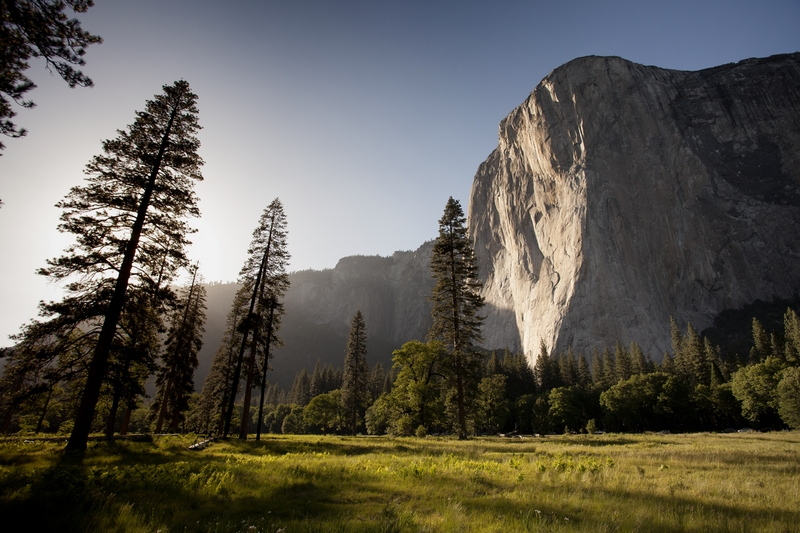
#> input picture images/adam_kool_el_capitan.jpeg, 800 x 533 px
$ jupyter execute reducing_ab_color_space_demo.ipynb   (shell and % lines are left out)   (older library calls are emulated)
#> lines starting #> are read from the running program, lines starting #| are printed output that depends on the picture
# Reducing the ab color space

As part of the inroductory theory, it was already mentioned that trying to colorize a black and white image using sheer mean error loss approximation, might lead to B&W images turning sepia. Have a look at one of [Ryan Dahl's](http://tinyclouds.org/colorize/) unsuccessful attempts:

The photo in the middle is the result of the automatic colorization. The photo on the right was colorized by a human expert.

Photos have a high dimensionality when it comes to colors. Thus, turning the problem of colorizazion from regression to classification might be a problem. Let's do some basic math, assuming we have a 512x512 image:

[cell 1]
512 * 512 * 256 * 256 * 256

That's a lot of classes! Even turning the RGB into Lab, taking the **L** layer away as our input, and only focusing on **a** and **b** layers, won't help much:

[cell 2]
512 * 512 * 256 * 256

We have to reduce the feature space by as much as one more dimension. Turns out that by quantizing the **ab** feature space to a 10x10 grid, we can reduce overall feature space by at least 100 times, without affacting the overall image quality much. Let's see how this works:

[cell 3]
import matplotlib.cm as cm
import matplotlib.pyplot as plt
import numpy as np
import sklearn.neighbors as nn
from PIL import Image, ImageOps
from matplotlib.pyplot import imshow, imsave
from skimage.color import lab2rgb, rgb2lab

[cell 4]
def load_and_resize_image(image_path, target_size=None) -> Image:
    '''
    # Returns
    # The loaded and resized PIL image
    '''
#> called with image_path = 'images/adam_kool_el_capitan.jpeg', target_size = (512, 512)
    img = Image.open(image_path)
#> img is the input picture: PIL image 800x533 RGB; mean R, G, B 94.4, 91.1, 82.3

    if target_size is None:
        return img
    else:
        return ImageOps.fit(img, target_size, Image.ANTIALIAS)
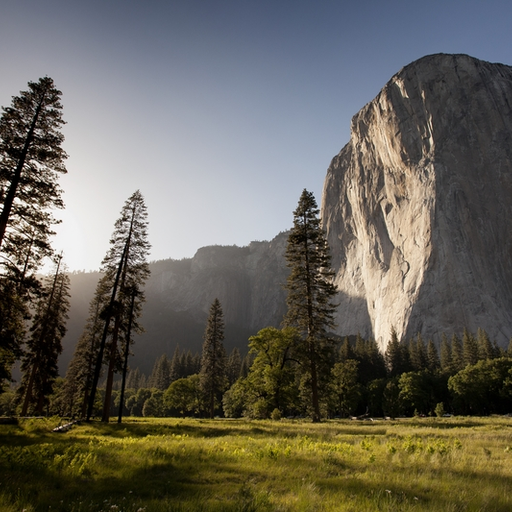
#> returned value: PIL image 512x512 RGB; mean R, G, B 102.4, 99.2, 89.5

[cell 5]
# photo source: https://unsplash.com/photos/ndN00KmbJ1c
image = load_and_resize_image('images/adam_kool_el_capitan.jpeg', target_size=(512, 512))

def quantize_image_to_grid_lab(image, grid_size):
#> called with grid_size = 10
    lab_image = rgb2lab(image)
#> lab_image: shape (512, 512, 3) float64; mean of channels 0, 1, 2 41, 0.5, 5.9
    l_channel = lab_image[:, :, 0]
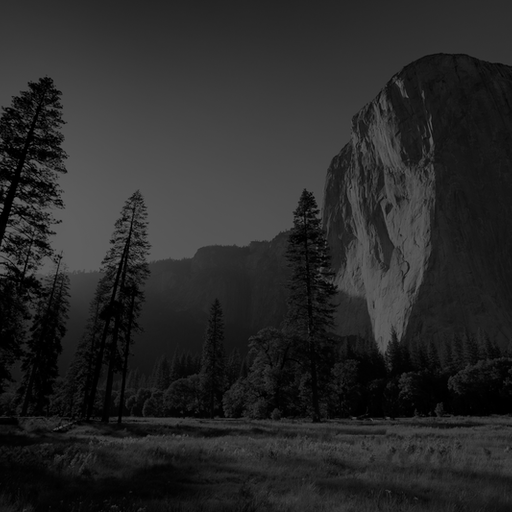
#> l_channel: shape (512, 512) float64; min 0, max 100, mean 41
    ab_channels = lab_image[:, :, 1:]
    ab_channels = np.round(ab_channels)
    ab_channels = ab_channels - (ab_channels % grid_size)
    ab_channels
    lab_image[:, :, 1:] = ab_channels
#> lab_image: shape (512, 512, 3) float64; mean of channels 0, 1, 2 41, -2.3, 1.8

    return lab_image

def quantize_image_to_grid(image, grid_size):
    return lab2rgb(quantize_image_to_grid_lab(image, grid_size))
#> returned value: shape (512, 512, 3) float64

image

[cell 6]
imshow(quantize_image_to_grid(image=image, grid_size=10))

[cell 7]
imshow(quantize_image_to_grid(image=image, grid_size=20))
#> call 2 of quantize_image_to_grid, with grid_size = 20
#> in quantize_image_to_grid_lab (call 2), `lab_image[:, :, 1:] = ab_channels`: lab_image: shape (512, 512, 3) float64; mean of channels 0, 1, 2 41, -4.6, -2.2
#> in quantize_image_to_grid (call 2), `return lab2rgb(quantize_image_to_grid_lab(image, grid_size))`:
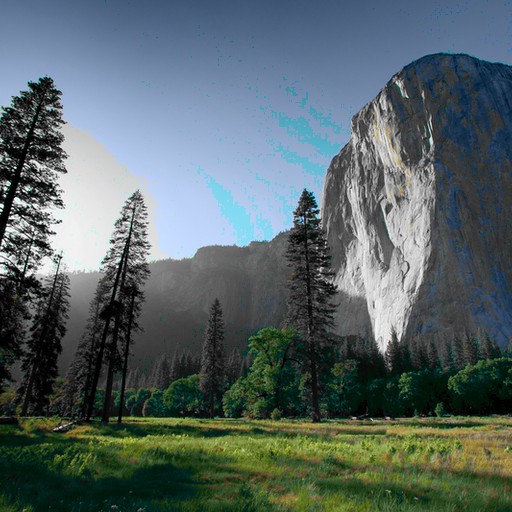
#> returned value: shape (512, 512, 3) float64; mean of channels 0, 1, 2 0.343, 0.4, 0.406; drawn as R, G, B

[cell 8]
imshow(quantize_image_to_grid(image=image, grid_size=30))
#> call 3 of quantize_image_to_grid, with grid_size = 30
#> in quantize_image_to_grid_lab (call 3), `lab_image[:, :, 1:] = ab_channels`: lab_image: shape (512, 512, 3) float64; mean of channels 0, 1, 2 41, -6.9, -6.5
#> in quantize_image_to_grid (call 3), `return lab2rgb(quantize_image_to_grid_lab(image, grid_size))`:
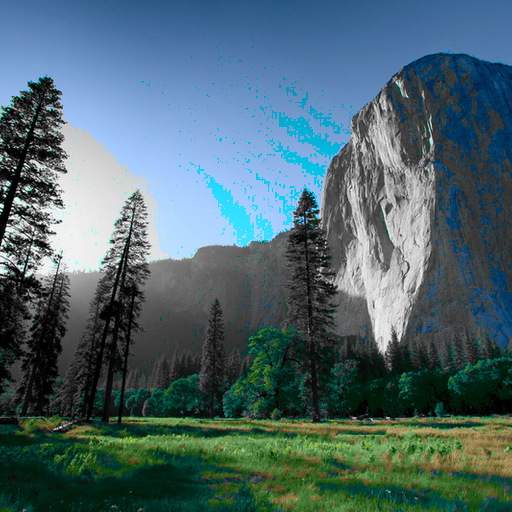
#> returned value: shape (512, 512, 3) float64; mean of channels 0, 1, 2 0.302, 0.405, 0.432; drawn as R, G, B

As you can see quantizing to a grid of 30, leads to a significant visual color loss, but 10 is pretty much fine.

Let's see how this works, and if we could possibly reduce the color space even further.

[cell 9]
plt.xlim(-128, 128)
plt.ylim(-128, 128)

lab_image = rgb2lab(image)
color_indices = (lab_image[:, :, 1] + 128) / 128 * (rgb2lab(image)[:, :, 2] + 128) / 128
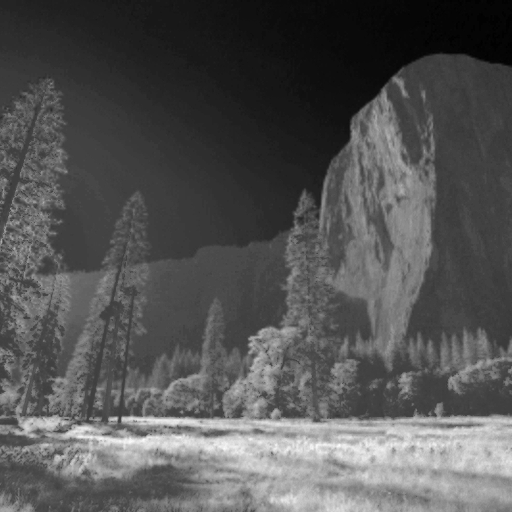
#> color_indices: shape (512, 512) float64; min 0.847, max 1.45, mean 1.05; drawn with min black and max white

plt.scatter(lab_image[:, :, 1], lab_image[:, :, 2], c=color_indices, cmap=cm.rainbow)
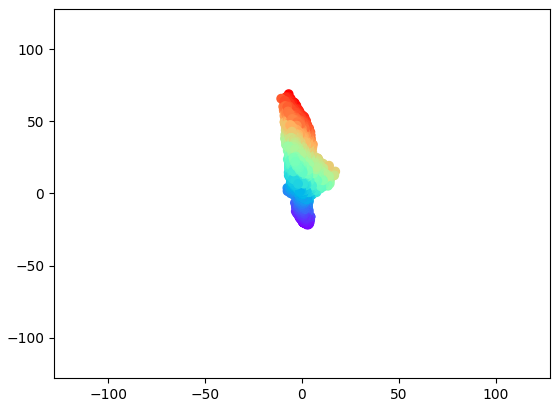
#> figure drawn by matplotlib, 1 panel

[cell 10]
plt.xlim(-128, 128)
plt.ylim(-128, 128)

lab_image = quantize_image_to_grid_lab(image, 10)
color_indices = (lab_image[:, :, 1] + 128) / 128 * (rgb2lab(image)[:, :, 2] + 128) / 128

plt.scatter(lab_image[:, :, 1], lab_image[:, :, 2], c=color_indices, cmap=cm.rainbow)
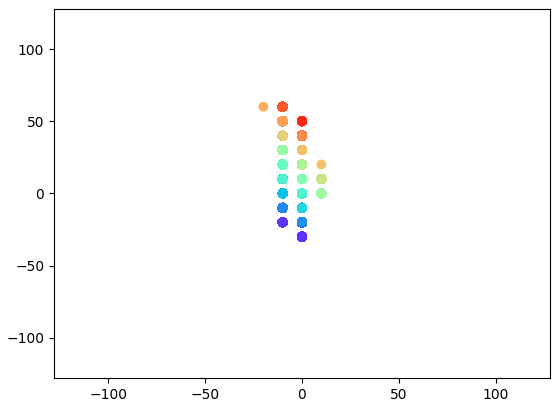
#> figure drawn by matplotlib, 1 panel

$ run again, with images/input.jpg copied over images/adam_kool_el_capitan.jpeg
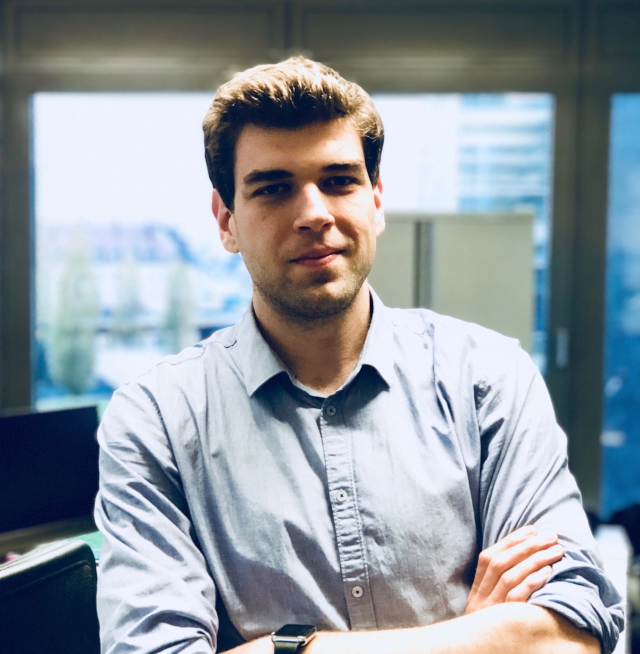
#> input picture images/input.jpg, 1280 x 1307 px (shown at 1/2 size)
#> in load_and_resize_image, img is the input picture: PIL image 1280x1307 RGB; mean R, G, B 143, 151.3, 158.3
#> `color_indices = (lab_image[:, :, 1] + 128) / 128 * (rgb2lab(image)[:, ..`:
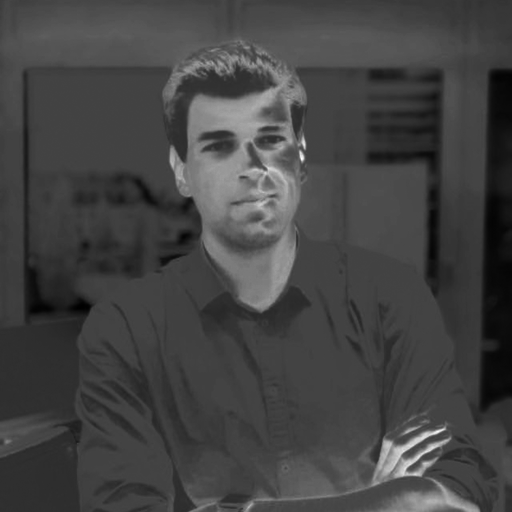
#> color_indices: shape (512, 512) float64; min 0.65, max 1.82, mean 0.963; drawn with min black and max white
#> `[cell 10] plt.xlim(-128, 128) plt.ylim(-128, 128)  lab_image = quantiz..`:
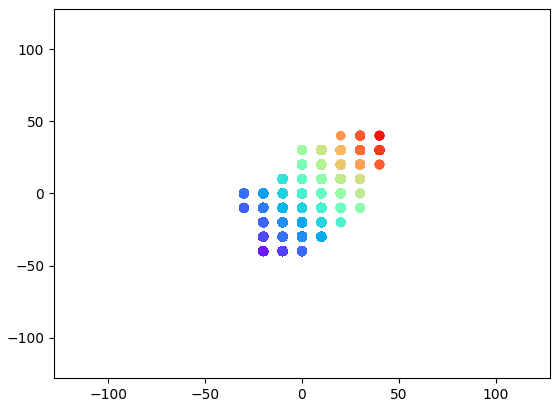
#> figure drawn by matplotlib, 1 panel

$ run again, with images/regensburg.jpg copied over images/adam_kool_el_capitan.jpeg
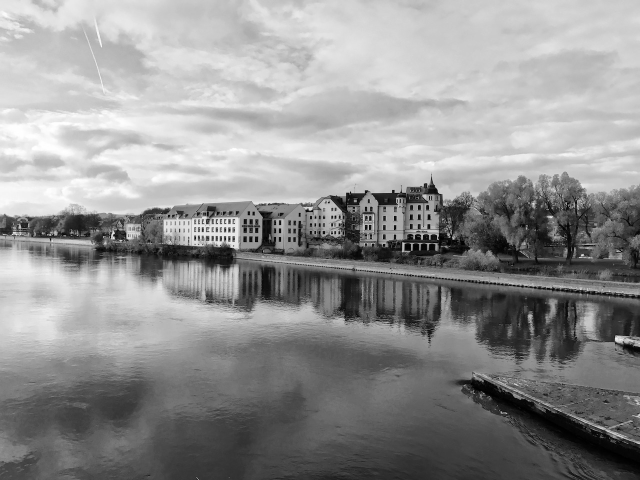
#> input picture images/regensburg.jpg, 1280 x 960 px (shown at 1/2 size)
#> in load_and_resize_image, img is the input picture: PIL image 1280x960 RGB; min 0, max 255, mean 145.9
#> in quantize_image_to_grid_lab, `l_channel = lab_image[:, :, 0]`:
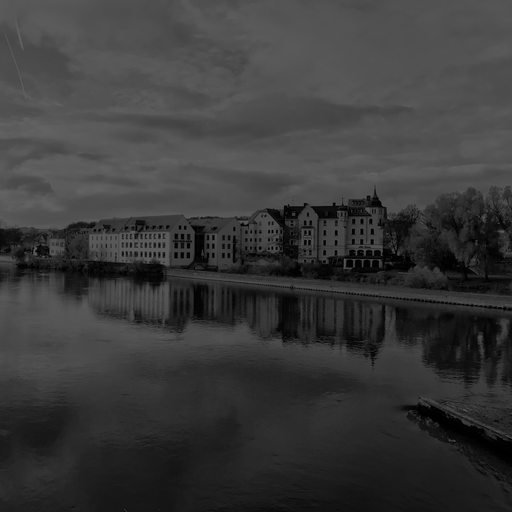
#> l_channel: shape (512, 512) float64; min 0, max 100, mean 58.5
#> `[cell 9] plt.xlim(-128, 128) plt.ylim(-128, 128)  lab_image = rgb2lab(..`:
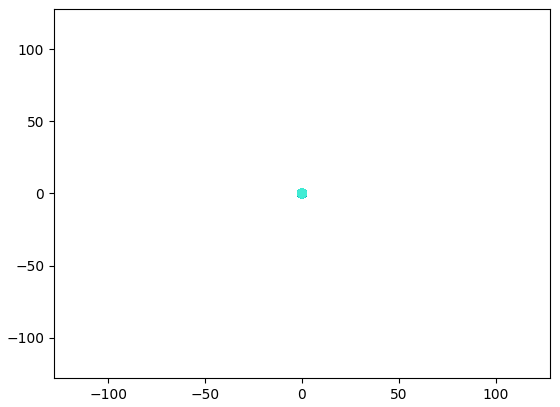
#> figure drawn by matplotlib, 1 panel
